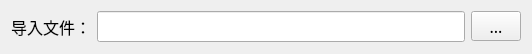
<?xml version="1.0" encoding="UTF-8"?>
<ui version="4.0">
 <class>Form</class>
 <widget class="QWidget" name="Form">
  <property name="geometry">
   <rect>
    <x>0</x>
    <y>0</y>
    <width>532</width>
    <height>54</height>
   </rect>
  </property>
  <property name="windowTitle">
   <string>more</string>
  </property>
  <layout class="QVBoxLayout" name="verticalLayout">
   <item>
    <layout class="QHBoxLayout" name="horizontalLayout">
     <item>
      <widget class="QLabel" name="label">
       <property name="font">
        <font>
         <family>Agency FB</family>
         <pointsize>12</pointsize>
        </font>
       </property>
       <property name="text">
        <string>导入文件：</string>
       </property>
      </widget>
     </item>
     <item>
      <widget class="QLineEdit" name="lineEdit">
       <property name="font">
        <font>
         <family>Agency FB</family>
         <pointsize>12</pointsize>
        </font>
       </property>
       <property name="text">
        <string/>
       </property>
      </widget>
     </item>
     <item>
      <widget class="QToolButton" name="toolButton">
       <property name="minimumSize">
        <size>
         <width>50</width>
         <height>10</height>
        </size>
       </property>
       <property name="font">
        <font>
         <family>Agency FB</family>
         <pointsize>12</pointsize>
        </font>
       </property>
       <property name="text">
        <string>...</string>
       </property>
      </widget>
     </item>
    </layout>
   </item>
  </layout>
 </widget>
 <resources>
  <include location="images.qrc"/>
 </resources>
 <connections/>
</ui>
